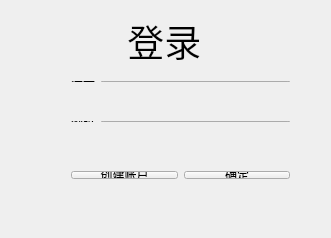
<?xml version="1.0" encoding="UTF-8"?>
<ui version="4.0">
 <class>teacherMangerSystem</class>
 <widget class="QWidget" name="teacherMangerSystem">
  <property name="geometry">
   <rect>
    <x>0</x>
    <y>0</y>
    <width>331</width>
    <height>238</height>
   </rect>
  </property>
  <property name="windowTitle">
   <string>teacherMangerSystem</string>
  </property>
  <widget class="QLabel" name="label">
   <property name="geometry">
    <rect>
     <x>60</x>
     <y>10</y>
     <width>181</width>
     <height>61</height>
    </rect>
   </property>
   <property name="font">
    <font>
     <family>Agency FB</family>
     <pointsize>28</pointsize>
    </font>
   </property>
   <property name="layoutDirection">
    <enum>Qt::LeftToRight</enum>
   </property>
   <property name="text">
    <string>       登录</string>
   </property>
  </widget>
  <widget class="QWidget" name="layoutWidget">
   <property name="geometry">
    <rect>
     <x>60</x>
     <y>70</y>
     <width>241</width>
     <height>23</height>
    </rect>
   </property>
   <layout class="QHBoxLayout" name="horizontalLayout_2">
    <item>
     <widget class="QLabel" name="label_2">
      <property name="text">
       <string>账号</string>
      </property>
     </widget>
    </item>
    <item>
     <widget class="QLineEdit" name="lineEdit"/>
    </item>
   </layout>
  </widget>
  <widget class="QWidget" name="layoutWidget_2">
   <property name="geometry">
    <rect>
     <x>60</x>
     <y>110</y>
     <width>241</width>
     <height>23</height>
    </rect>
   </property>
   <layout class="QHBoxLayout" name="horizontalLayout">
    <item>
     <widget class="QLabel" name="label_3">
      <property name="text">
       <string>密码</string>
      </property>
     </widget>
    </item>
    <item>
     <widget class="QLineEdit" name="lineEdit_2"/>
    </item>
   </layout>
  </widget>
  <widget class="QWidget" name="layoutWidget_3">
   <property name="geometry">
    <rect>
     <x>60</x>
     <y>160</y>
     <width>241</width>
     <height>30</height>
    </rect>
   </property>
   <layout class="QHBoxLayout" name="horizontalLayout_3">
    <item>
     <widget class="QPushButton" name="pushButton">
      <property name="text">
       <string>创建账户</string>
      </property>
     </widget>
    </item>
    <item>
     <widget class="QPushButton" name="pushButton_2">
      <property name="text">
       <string>确定</string>
      </property>
     </widget>
    </item>
   </layout>
  </widget>
  <zorder>label</zorder>
  <zorder>layoutWidget</zorder>
  <zorder>layoutWidget_2</zorder>
  <zorder>label_3</zorder>
  <zorder>layoutWidget_3</zorder>
 </widget>
 <layoutdefault spacing="6" margin="11"/>
 <resources/>
 <connections/>
</ui>
